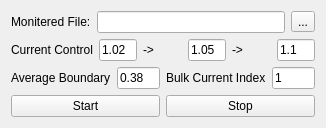
<?xml version="1.0" encoding="UTF-8"?>
<ui version="4.0">
 <class>Form</class>
 <widget class="QWidget" name="Form">
  <property name="geometry">
   <rect>
    <x>0</x>
    <y>0</y>
    <width>326</width>
    <height>127</height>
   </rect>
  </property>
  <property name="windowTitle">
   <string>Form</string>
  </property>
  <property name="layoutDirection">
   <enum>Qt::LeftToRight</enum>
  </property>
  <property name="styleSheet">
   <string notr="true"/>
  </property>
  <layout class="QVBoxLayout" name="verticalLayout">
   <item>
    <layout class="QHBoxLayout" name="horizontalLayout_2">
     <item>
      <widget class="QLabel" name="label_MF">
       <property name="text">
        <string>Monitered File:</string>
       </property>
      </widget>
     </item>
     <item>
      <widget class="QLineEdit" name="lineEdit_MF">
       <property name="text">
        <string/>
       </property>
      </widget>
     </item>
     <item>
      <widget class="QToolButton" name="toolButton_MF">
       <property name="text">
        <string>...</string>
       </property>
      </widget>
     </item>
    </layout>
   </item>
   <item>
    <layout class="QHBoxLayout" name="horizontalLayout_3" stretch="1,1,1,1,1,1">
     <item>
      <widget class="QLabel" name="label_SS">
       <property name="text">
        <string>Current Control</string>
       </property>
      </widget>
     </item>
     <item>
      <widget class="QLineEdit" name="lineEdit_CC1">
       <property name="text">
        <string>1.02</string>
       </property>
      </widget>
     </item>
     <item>
      <widget class="QLabel" name="label_CC1">
       <property name="text">
        <string>-&gt;</string>
       </property>
      </widget>
     </item>
     <item>
      <widget class="QLineEdit" name="lineEdit_CC2">
       <property name="text">
        <string>1.05</string>
       </property>
      </widget>
     </item>
     <item>
      <widget class="QLabel" name="label_CC2">
       <property name="text">
        <string>-&gt;</string>
       </property>
      </widget>
     </item>
     <item>
      <widget class="QLineEdit" name="lineEdit_CC3">
       <property name="text">
        <string>1.1</string>
       </property>
      </widget>
     </item>
    </layout>
   </item>
   <item>
    <layout class="QHBoxLayout" name="horizontalLayout_4">
     <item>
      <widget class="QLabel" name="label">
       <property name="text">
        <string>Average Boundary</string>
       </property>
      </widget>
     </item>
     <item>
      <widget class="QLineEdit" name="lineEdit_AB">
       <property name="text">
        <string>0.38</string>
       </property>
      </widget>
     </item>
     <item>
      <widget class="QLabel" name="label_2">
       <property name="text">
        <string>Bulk Current Index</string>
       </property>
      </widget>
     </item>
     <item>
      <widget class="QLineEdit" name="lineEdit_BCI">
       <property name="text">
        <string>1</string>
       </property>
      </widget>
     </item>
    </layout>
   </item>
   <item>
    <layout class="QHBoxLayout" name="horizontalLayout">
     <item>
      <widget class="QPushButton" name="pushButton_start">
       <property name="text">
        <string>Start</string>
       </property>
      </widget>
     </item>
     <item>
      <widget class="QPushButton" name="pushButton_stop">
       <property name="text">
        <string>Stop</string>
       </property>
      </widget>
     </item>
    </layout>
   </item>
  </layout>
 </widget>
 <resources/>
 <connections/>
</ui>
